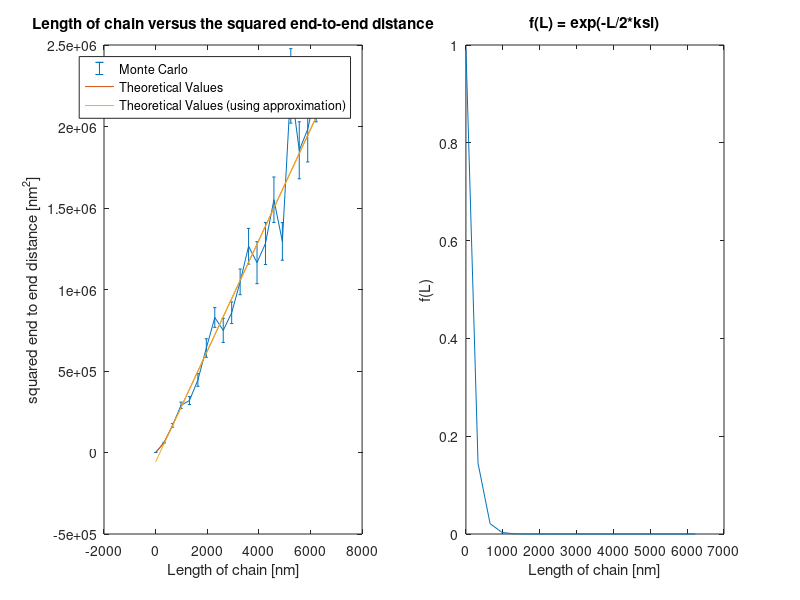
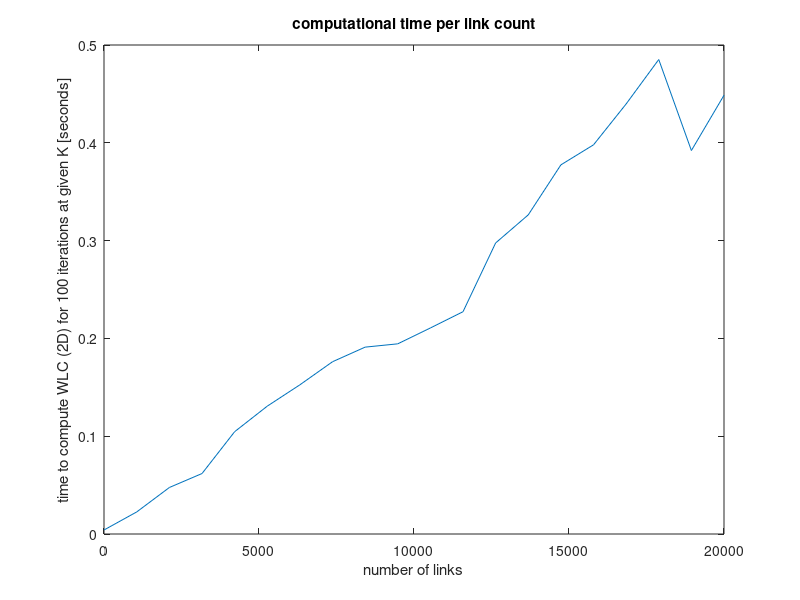
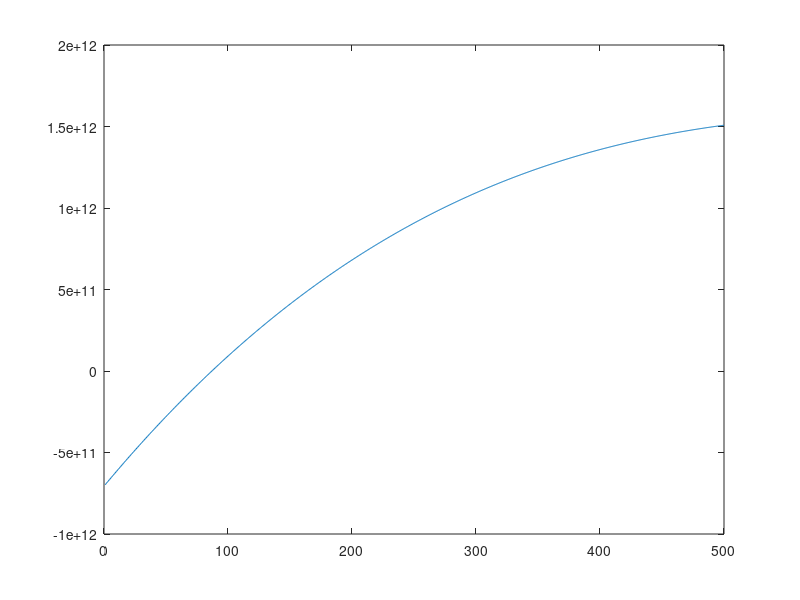

Recreate these plots in MATLAB, in order. (Note: this script raises an error after producing the figures.)
%% Computational Science Final Project: Worm-Like Chain
% Task 2
% Authors: Maarten Joosten & Nemo Andrea
% IDs: xxxxxxx & 4473035
% Date of Creation: 20-06-2017
% github: https://github.com/MJoosten/Computational-Science

%% Task 2 -----------------------------------------------------------------

%prepping
clear all
close all
format compact



%% Start

enable_plots=true; %do you wish to plot the WLC? %debugging
enable_speed_plots=true; %do you wish to evaluate running times?
P=20; %number of different values for K to try (affects total length)
P_range=[5,20000]; %(default:1500,20000)
N=100; %Iterations of Polymer/chain (DNA) generation (default:100)
K=round(linspace(P_range(1),P_range(2),P)); % Number of segments of chain (base pairs)
length_link=0.311;%[nm] Length of each chain link(base pair)(default:0.311)
length_persist=85; %[nm] persistence length (default:50)
length_chain=K*length_link; %[nm] Total length of chain (DNA)
t_initial=[1;0]; %initial orientation of t vector (unit length);
                %Dont change this vector and expect this to work

time_comp=zeros(P,1);
%Some Preallocation
distances=zeros(N,P);
distances_to_4=zeros(N,P);

% Calculate models -------------------------------------------------------- 

%opening statement (for console iterpretability)
fprintf(['\n>>>[task 2] Starting Computation with %u iterations,'...
            'u Configurations (P) and %u to %u segments'],N,P,K(1),K(end))


for pp=1:P
    tic;
    K_select=K(pp); %select the value for K (#links)    
    
    %Main Preallocation
    location=zeros(2,K_select,N); %will hold the location for each polymer link
    tangents=ones(2,K_select,N);% holds the angles 
    
    %generate random bend angles - mu=0;var=length_link/length_persistence    
    rand_angles=sqrt(length_link/length_persist)*randn(K_select,N);
    angles_cum=cumsum(rand_angles);
    cos_test=cos(angles_cum)';
    sin_test=sin(angles_cum)';

    fprintf('\nComputing WLC Distance for K=%u links, for N=%u iterations',K_select,N)
    
    for ii=1:N %loop over N iterations(generate N independent runs)     
        %calculate tangents
        tangents(:,:,ii)=[cos_test(ii,:);sin_test(ii,:)];

        %update Locations
        location(:,:,ii)=cumsum(tangents(:,:,ii)*length_link,2); 
        
        %Compute Distances
        distances(ii,pp)=sum((location(:,end,ii)-location(:,1,ii)).^2);         
    end
    time_comp(pp)=toc;
end
%closing statement (for console iterpretability)
fprintf('\n>>> %u configurations completed, Computation finished\n',P)

%compute theoretical values
theoretical_full=4*length_persist*length_chain-8*length_persist^2*...
    (1-exp(-length_chain/(length_persist*2)));    
theoretical_approx=4*length_persist*length_chain-8*length_persist^2;


%%make non-for loop? more elegant, no need for performance
%%TODO: can you check this? it seems okay now, but id like to have someone
%%check this
for ii=1:P    
    error_chain(ii)=sqrt((mean(distances(:,ii).^2)-mean(distances(:,ii))^2)/N);
end

% plotting figures
close all
if enable_plots
    figure
    subplot(1,2,1)
    errorbar(length_chain,mean(distances,1),error_chain);
    hold on
    plot(length_chain,theoretical_full)
    hold on
    plot(length_chain,theoretical_approx)
    hold off
    title('Length of chain versus the squared end-to-end distance')
    xlabel('Length of chain [nm]')
    ylabel('squared end to end distance [nm^2]')
    legend('Monte Carlo','Theoretical Values','Theoretical Values (using approximation)')

    subplot(1,2,2)
    plot(length_chain,exp(-length_chain./(length_persist*2)))
    title('f(L) = exp(-L/2*ksi)');xlabel('Length of chain [nm]');ylabel('f(L)');
end


%to evaluate the computational time per link. We expect a linear
%relationship
if enable_speed_plots
    figure
    plot(K,time_comp)
    title('computational time per link count')
    xlabel('number of links')
    ylabel(sprintf('time to compute WLC (2D) for %u iterations at given K [seconds]',N))
end



%% Fitting Function

unknown=linspace(1,500,1000);
% we can determine this using matlab symbolic language, which is probably a
% good thing for bonus points
for ii=1:1000
    Chi_Deriv(ii)=sum(2*(16*unknown(ii)-4*length_chain).*...
        (mean(distances,1)-4*unknown(ii).*length_chain+8*unknown(ii).^2));
end
figure
plot(unknown,Chi_Deriv)
hold on
refline(0,0)


%% Symbolic Language

syms persistence_length_sym
chi=((mean(distances,1)-4*persistence_length_sym.*length_chain+8*persistence_length_sym.^2));
chi_deriv=(2*(16*persistence_length_sym-4*length_chain(end)).*...
    (mean(mean(distances,1))-4*persistence_length_sym*length_chain(end)+8*persistence_length_sym^2));
chi_deriv_2=diff(chi);
chi_deriv_3=persistence_length_sym^2

figure
fplot(chi_deriv)
xlim([1,500])
ylim([-1,5]*10^10)
kappa=root(chi_deriv_2,persistence_length_sym)
vpa(kappa)